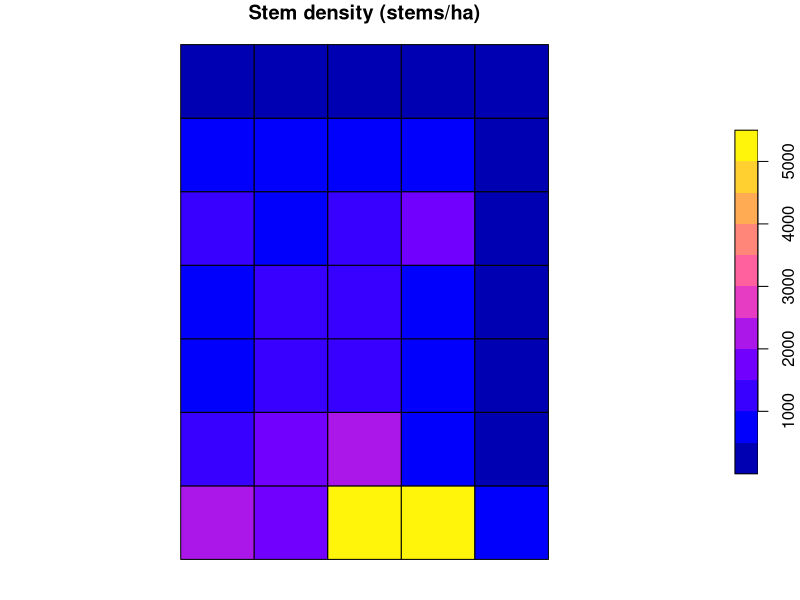

The R script that drew this image:
## ---- chunk 1
library(sf)
library(dplyr)

stems <- st_as_sf(read.csv("data/scbi_stems.csv"),
                  coords = c("lon", "lat"), crs = 4326)
st_geometry_type(stems)[1]
## ---- chunk 2
stems <- st_transform(stems, 32617)
st_bbox(stems)          # now in metres
## ---- chunk 3
stems |>
  filter(dbh >= 30) |>
  mutate(basal_area_cm2 = pi * (dbh / 2)^2) |>
  select(treeID, genus, dbh, basal_area_cm2) |>
  head()
## ---- chunk 4
grid <- st_make_grid(stems, cellsize = 100) |> st_as_sf()
grid$quadrat <- seq_len(nrow(grid))
grid <- grid[lengths(st_intersects(grid, stems)) > 0, ]
nrow(grid)
## ---- chunk 5
stems_q <- st_join(stems, grid, join = st_within)

per_quadrat <- stems_q |>
  st_drop_geometry() |>
  group_by(quadrat) |>
  summarise(n_stems = n(),
            mean_dbh = round(mean(dbh), 1))
head(per_quadrat)
## ---- chunk 6
grid_join <- left_join(grid, per_quadrat, by = "quadrat")
grid_join$area_ha  <- as.numeric(st_area(grid_join)) / 1e4     # support, in ha
grid_join$stems_ha <- grid_join$n_stems / grid_join$area_ha    # intensive

# extensive -> sum; intensive -> area-weighted mean
c(total_stems = sum(grid_join$n_stems),
  mean_density = round(weighted.mean(grid_join$stems_ha, grid_join$area_ha), 0))
## ---- chunk 7
plot(grid_join["stems_ha"], main = "Stem density (stems/ha)")
## ---- chunk 8
boundary <- st_as_sfc(st_bbox(stems)) |> st_sf(id = "claimed_boundary")
all(st_is_valid(boundary))
## ---- chunk 9
claimed_ha  <- 25.6                                   # nominal 400 x 640 m plot
measured_ha <- as.numeric(st_area(boundary)) / 1e4

data.frame(
  claimed_ha  = claimed_ha,
  measured_ha = round(measured_ha, 2),
  difference_ha = round(measured_ha - claimed_ha, 2),
  pct_error   = round(100 * (measured_ha - claimed_ha) / claimed_ha, 1)
)
## ---- chunk 10
a <- st_as_sfc(st_bbox(c(xmin = 747000, xmax = 747250,
                         ymin = 4306000, ymax = 4306400), crs = 32617))
b <- st_as_sfc(st_bbox(c(xmin = 747200, xmax = 747450,
                         ymin = 4306000, ymax = 4306400), crs = 32617))
overlap <- st_intersection(a, b)
as.numeric(st_area(overlap)) / 1e4          # hectares of double-counted area
